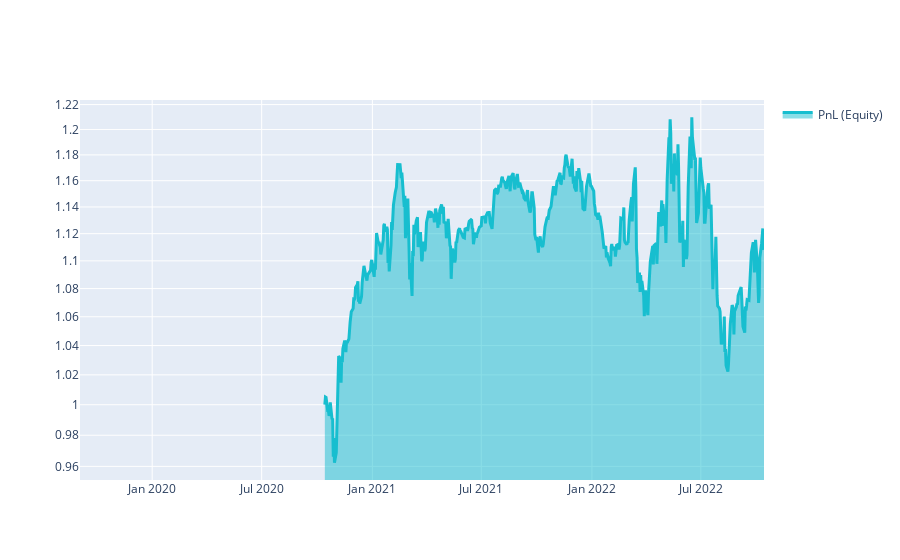

This figure's notebook cell:
### Markdown cell above
# Q18 Quick Start

This template shows you the basic steps for taking part to the **Q18 NASDAQ-100 Stock Long-Short contest**.

### Code cell
import xarray as xr

import qnt.ta as qnta
import qnt.data as qndata
import qnt.output as qnout
import qnt.stats as qns

data = qndata.stocks.load_ndx_data(min_date="2019-09-01")

close     = data.sel(field="close")
is_liquid = data.sel(field="is_liquid")
sma_slow  = qnta.sma(close, 186)
sma_fast  = qnta.sma(close, 24)
weights   = xr.where(sma_slow < sma_fast, 1, -1)
weights   = weights * is_liquid

weights = qnout.clean(weights, data, "stocks_nasdaq100")

# calc stats
stats = qns.calc_stat(data, weights.sel(time=slice("2020-10-14", None)))
display(stats.to_pandas().tail())

# graph
performance = stats.to_pandas()["equity"]
import qnt.graph as qngraph

qngraph.make_plot_filled(performance.index, performance, name="PnL (Equity)", type="log")

### Figure 1 — Plotly figure (JSON) as saved in the notebook; plotly's stock layout.template omitted (floating-point values rounded to 4 significant figures; data arrays with more than 128 entries replaced by an {"elided": "..."} marker saying what was removed)
{"data": [{"fill": "tonexty", "line": {"color": "#17BECF", "width": 3}, "name": "PnL (Equity)", "type": "scatter", "x": {"elided": "787 str values"}, "y": {"elided": "787 float values"}}], "layout": {"autosize": true, "showlegend": true, "xaxis": {"autorange": true, "range": ["2019-09-03", "2022-10-14"], "type": "date"}, "yaxis": {"range": [-0.02165, 0.08767], "type": "log"}}}
